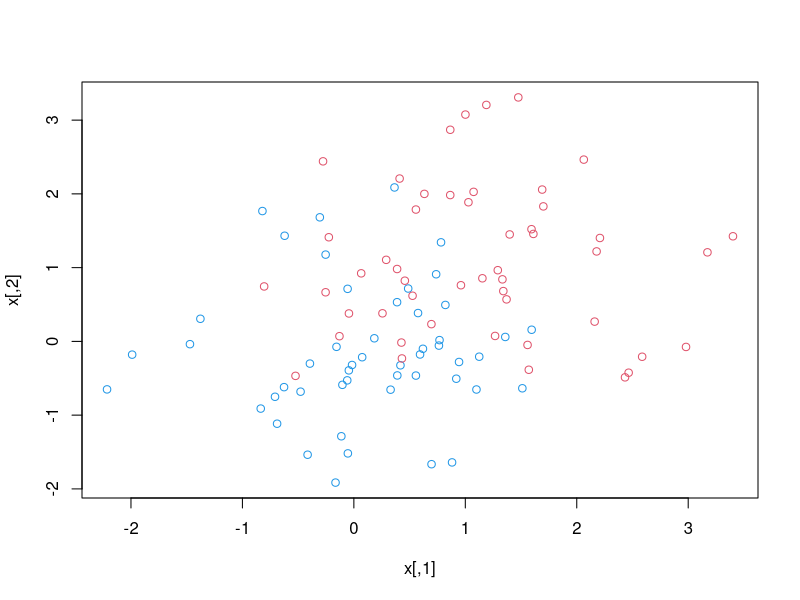
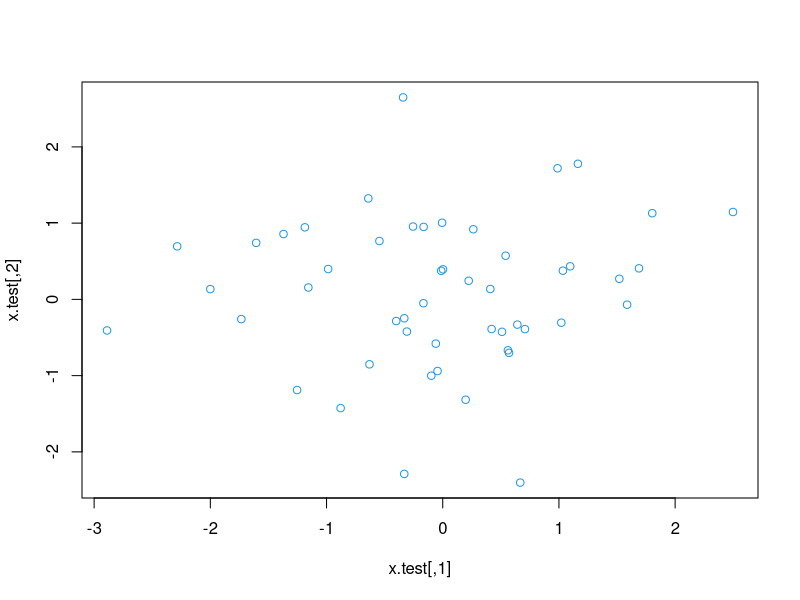

Generate these figures, in order, with R: (Note: this script raises an error after producing the figures.)
# 4
set.seed(1)
x=matrix(rnorm(100*2), ncol=2)
y = c(rep(-1, 50), rep(1, 50))
x[y==1, ] = x[y==1, ] + 1
plot(x, col = (3 -y))
# The observations are not linearly separable
dat = data.frame(x=x, y=as.factor(y))
library(e1071)
svc = svm(y~., data = dat, kernel="linear", cost=10, scale=F)
svc$index
summary(svc)
x.test = matrix(rnorm(100), ncol=2)
y.test = c(rep(-1,50), rep(1, 50))
x[y==1, ] = x[y==1, ] + 1
plot(x.test, col = (3 -y.test))
dat.test = data.frame(x=x.test, y=as.factor(y.test))
svc.tune = tune(svm, y~., data=dat, kernel="linear",
ranges=list(cost=c(0.001, 0.01, 0.1, 1, 5, 10, 100, 1000)))
summary(svc.tune)
svc.best = svc.tune$best.model
summary(svc.best)
x.test[y.test==1,] = x.test[y.test==1,] + 1
x.test = matrix(rnorm(100*2), ncol=2)
y.test = sample(c(-1,1), 100, rep=TRUE)
x.test[y.test==1,] = x.test[y.test==1,] + 1
dat.test = data.frame(x=x.test,y=as.factor(y.test))
svc.pred.train = predict(svc.best, dat)
table(predicted = svc.pred.train, truth = dat$y)
# 18% error on the training data with the linear kernel
svc.pred.test = predict(svc.best, dat.test$y)
summary(svc.best)
svc.pred.test = predict(svc.best, dat.test)
table(predicted=svc.pred.test, truth=dat.test$y)
# 17% error on test data, which is slightly better than that on the training data. Surprising
svm = svm(y~., data=dat, kernel="radial", gamma=1, cost=1)
# Unable to perform tuning
svm.pred.train = predict(svm, dat)
table(predicted=svm.pred.train, truth=dat$y)
# 19% error on the training data
svm.pred.test = predict(svm, dat.test)
table(predicted=svm.pred.test, truth=dat.test$y)
# 20% test error data
# The supper vector classifier outperforms the support vector machine on a non-linear set. I'm baffled, but I must've done something wrong.